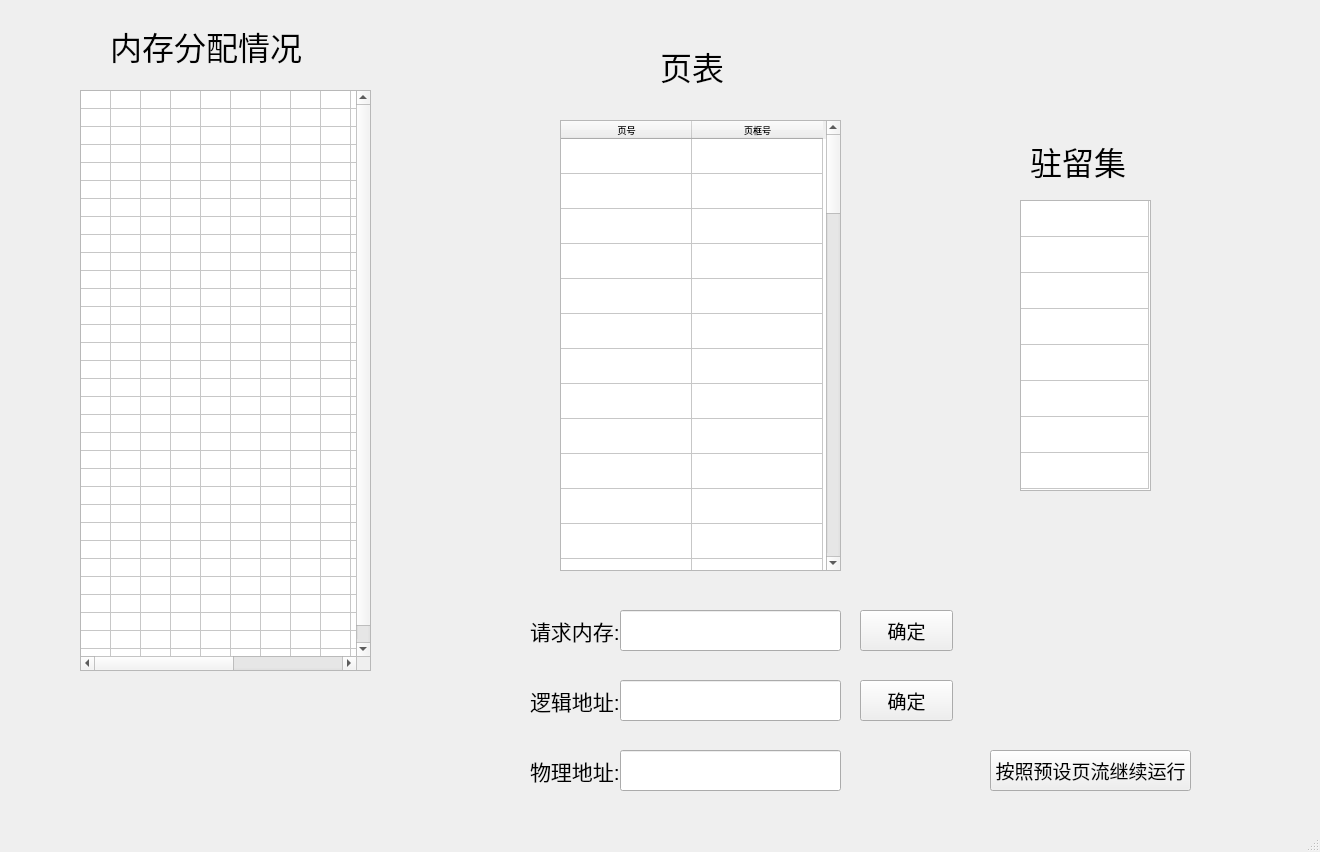
<?xml version="1.0" encoding="UTF-8"?>
<ui version="4.0">
 <class>MainWindow</class>
 <widget class="QMainWindow" name="MainWindow">
  <property name="geometry">
   <rect>
    <x>0</x>
    <y>0</y>
    <width>1320</width>
    <height>852</height>
   </rect>
  </property>
  <property name="font">
   <font>
    <family>Adobe Devanagari</family>
    <pointsize>7</pointsize>
   </font>
  </property>
  <property name="windowTitle">
   <string>MainWindow</string>
  </property>
  <widget class="QWidget" name="centralwidget">
   <widget class="QTableWidget" name="tableWidget">
    <property name="geometry">
     <rect>
      <x>80</x>
      <y>90</y>
      <width>291</width>
      <height>581</height>
     </rect>
    </property>
    <property name="rowCount">
     <number>32</number>
    </property>
    <property name="columnCount">
     <number>16</number>
    </property>
    <attribute name="horizontalHeaderVisible">
     <bool>false</bool>
    </attribute>
    <attribute name="horizontalHeaderDefaultSectionSize">
     <number>18</number>
    </attribute>
    <attribute name="horizontalHeaderMinimumSectionSize">
     <number>18</number>
    </attribute>
    <attribute name="verticalHeaderVisible">
     <bool>false</bool>
    </attribute>
    <attribute name="verticalHeaderDefaultSectionSize">
     <number>18</number>
    </attribute>
    <attribute name="verticalHeaderHighlightSections">
     <bool>false</bool>
    </attribute>
    <attribute name="verticalHeaderMinimumSectionSize">
     <number>18</number>
    </attribute>
    <row>
     <property name="text">
      <string>Row0</string>
     </property>
    </row>
    <row>
     <property name="text">
      <string>Row1</string>
     </property>
    </row>
    <row>
     <property name="text">
      <string>Row2</string>
     </property>
    </row>
    <row>
     <property name="text">
      <string>Row3</string>
     </property>
    </row>
    <row>
     <property name="text">
      <string>Row4</string>
     </property>
    </row>
    <row>
     <property name="text">
      <string>Row5</string>
     </property>
    </row>
    <row>
     <property name="text">
      <string>Row6</string>
     </property>
    </row>
    <row>
     <property name="text">
      <string>Row7</string>
     </property>
    </row>
    <row>
     <property name="text">
      <string>Row8</string>
     </property>
    </row>
    <row>
     <property name="text">
      <string>Row9</string>
     </property>
    </row>
    <row>
     <property name="text">
      <string>Row10</string>
     </property>
    </row>
    <row>
     <property name="text">
      <string>Row11</string>
     </property>
    </row>
    <row>
     <property name="text">
      <string>Row12</string>
     </property>
    </row>
    <row>
     <property name="text">
      <string>Row13</string>
     </property>
    </row>
    <row>
     <property name="text">
      <string>Row14</string>
     </property>
    </row>
    <row>
     <property name="text">
      <string>Row15</string>
     </property>
    </row>
    <row>
     <property name="text">
      <string>Row16</string>
     </property>
    </row>
    <row>
     <property name="text">
      <string>Row17</string>
     </property>
    </row>
    <row>
     <property name="text">
      <string>Row18</string>
     </property>
    </row>
    <row>
     <property name="text">
      <string>Row19</string>
     </property>
    </row>
    <row>
     <property name="text">
      <string>Row20</string>
     </property>
    </row>
    <row>
     <property name="text">
      <string>Row21</string>
     </property>
    </row>
    <row>
     <property name="text">
      <string>Row22</string>
     </property>
    </row>
    <row>
     <property name="text">
      <string>Row23</string>
     </property>
    </row>
    <row>
     <property name="text">
      <string>Row24</string>
     </property>
    </row>
    <row>
     <property name="text">
      <string>Row25</string>
     </property>
    </row>
    <row>
     <property name="text">
      <string>Row26</string>
     </property>
    </row>
    <row>
     <property name="text">
      <string>Row27</string>
     </property>
    </row>
    <row>
     <property name="text">
      <string>Row28</string>
     </property>
    </row>
    <row>
     <property name="text">
      <string>Row29</string>
     </property>
    </row>
    <row>
     <property name="text">
      <string>Row30</string>
     </property>
    </row>
    <row>
     <property name="text">
      <string>Row31</string>
     </property>
    </row>
    <column>
     <property name="text">
      <string>Column0</string>
     </property>
    </column>
    <column>
     <property name="text">
      <string>Column1</string>
     </property>
    </column>
    <column>
     <property name="text">
      <string>Column2</string>
     </property>
    </column>
    <column>
     <property name="text">
      <string>Column3</string>
     </property>
    </column>
    <column>
     <property name="text">
      <string>Column4</string>
     </property>
    </column>
    <column>
     <property name="text">
      <string>Column5</string>
     </property>
    </column>
    <column>
     <property name="text">
      <string>Column6</string>
     </property>
    </column>
    <column>
     <property name="text">
      <string>Column7</string>
     </property>
    </column>
    <column>
     <property name="text">
      <string>Column8</string>
     </property>
    </column>
    <column>
     <property name="text">
      <string>Column9</string>
     </property>
    </column>
    <column>
     <property name="text">
      <string>Column10</string>
     </property>
    </column>
    <column>
     <property name="text">
      <string>Column11</string>
     </property>
    </column>
    <column>
     <property name="text">
      <string>Column12</string>
     </property>
    </column>
    <column>
     <property name="text">
      <string>Column13</string>
     </property>
    </column>
    <column>
     <property name="text">
      <string>Column14</string>
     </property>
    </column>
    <column>
     <property name="text">
      <string>Column15</string>
     </property>
    </column>
   </widget>
   <widget class="QLabel" name="label">
    <property name="geometry">
     <rect>
      <x>110</x>
      <y>20</y>
      <width>251</width>
      <height>51</height>
     </rect>
    </property>
    <property name="font">
     <font>
      <family>Microsoft YaHei UI</family>
      <pointsize>24</pointsize>
     </font>
    </property>
    <property name="text">
     <string>内存分配情况</string>
    </property>
   </widget>
   <widget class="QTableWidget" name="tableWidget_2">
    <property name="geometry">
     <rect>
      <x>560</x>
      <y>120</y>
      <width>281</width>
      <height>451</height>
     </rect>
    </property>
    <property name="rowCount">
     <number>64</number>
    </property>
    <attribute name="horizontalHeaderVisible">
     <bool>true</bool>
    </attribute>
    <attribute name="horizontalHeaderDefaultSectionSize">
     <number>131</number>
    </attribute>
    <attribute name="horizontalHeaderMinimumSectionSize">
     <number>35</number>
    </attribute>
    <attribute name="verticalHeaderVisible">
     <bool>false</bool>
    </attribute>
    <attribute name="verticalHeaderDefaultSectionSize">
     <number>35</number>
    </attribute>
    <attribute name="verticalHeaderMinimumSectionSize">
     <number>30</number>
    </attribute>
    <row>
     <property name="text">
      <string>New Row</string>
     </property>
    </row>
    <row>
     <property name="text">
      <string>New Row</string>
     </property>
    </row>
    <row>
     <property name="text">
      <string>New Row</string>
     </property>
    </row>
    <row>
     <property name="text">
      <string>New Row</string>
     </property>
    </row>
    <row>
     <property name="text">
      <string>New Row</string>
     </property>
    </row>
    <row>
     <property name="text">
      <string>New Row</string>
     </property>
    </row>
    <row>
     <property name="text">
      <string>New Row</string>
     </property>
    </row>
    <row>
     <property name="text">
      <string>New Row</string>
     </property>
    </row>
    <row>
     <property name="text">
      <string>New Row</string>
     </property>
    </row>
    <row>
     <property name="text">
      <string>New Row</string>
     </property>
    </row>
    <row>
     <property name="text">
      <string>New Row</string>
     </property>
    </row>
    <row>
     <property name="text">
      <string>New Row</string>
     </property>
    </row>
    <row>
     <property name="text">
      <string>New Row</string>
     </property>
    </row>
    <row>
     <property name="text">
      <string>New Row</string>
     </property>
    </row>
    <row>
     <property name="text">
      <string>New Row</string>
     </property>
    </row>
    <row>
     <property name="text">
      <string>New Row</string>
     </property>
    </row>
    <row>
     <property name="text">
      <string>New Row</string>
     </property>
    </row>
    <row>
     <property name="text">
      <string>New Row</string>
     </property>
    </row>
    <row>
     <property name="text">
      <string>New Row</string>
     </property>
    </row>
    <row>
     <property name="text">
      <string>New Row</string>
     </property>
    </row>
    <row>
     <property name="text">
      <string>New Row</string>
     </property>
    </row>
    <row>
     <property name="text">
      <string>New Row</string>
     </property>
    </row>
    <row>
     <property name="text">
      <string>New Row</string>
     </property>
    </row>
    <row>
     <property name="text">
      <string>Row2</string>
     </property>
    </row>
    <row>
     <property name="text">
      <string>Row3</string>
     </property>
    </row>
    <row>
     <property name="text">
      <string>Row4</string>
     </property>
    </row>
    <row>
     <property name="text">
      <string>Row5</string>
     </property>
    </row>
    <row>
     <property name="text">
      <string>Row6</string>
     </property>
    </row>
    <row>
     <property name="text">
      <string>Row7</string>
     </property>
    </row>
    <row>
     <property name="text">
      <string>Row8</string>
     </property>
    </row>
    <row>
     <property name="text">
      <string>New Row</string>
     </property>
    </row>
    <row>
     <property name="text">
      <string>New Row</string>
     </property>
    </row>
    <row>
     <property name="text">
      <string>New Row</string>
     </property>
    </row>
    <row>
     <property name="text">
      <string>New Row</string>
     </property>
    </row>
    <row>
     <property name="text">
      <string>New Row</string>
     </property>
    </row>
    <row>
     <property name="text">
      <string>New Row</string>
     </property>
    </row>
    <row>
     <property name="text">
      <string>New Row</string>
     </property>
    </row>
    <row>
     <property name="text">
      <string>New Row</string>
     </property>
    </row>
    <row>
     <property name="text">
      <string>New Row</string>
     </property>
    </row>
    <row>
     <property name="text">
      <string>New Row</string>
     </property>
    </row>
    <row>
     <property name="text">
      <string>New Row</string>
     </property>
    </row>
    <row>
     <property name="text">
      <string>New Row</string>
     </property>
    </row>
    <row>
     <property name="text">
      <string>New Row</string>
     </property>
    </row>
    <row>
     <property name="text">
      <string>New Row</string>
     </property>
    </row>
    <row>
     <property name="text">
      <string>New Row</string>
     </property>
    </row>
    <row>
     <property name="text">
      <string>New Row</string>
     </property>
    </row>
    <row>
     <property name="text">
      <string>New Row</string>
     </property>
    </row>
    <row>
     <property name="text">
      <string>New Row</string>
     </property>
    </row>
    <row>
     <property name="text">
      <string>New Row</string>
     </property>
    </row>
    <row>
     <property name="text">
      <string>New Row</string>
     </property>
    </row>
    <row>
     <property name="text">
      <string>New Row</string>
     </property>
    </row>
    <row>
     <property name="text">
      <string>New Row</string>
     </property>
    </row>
    <row>
     <property name="text">
      <string>New Row</string>
     </property>
    </row>
    <row>
     <property name="text">
      <string>New Row</string>
     </property>
    </row>
    <row>
     <property name="text">
      <string>New Row</string>
     </property>
    </row>
    <row>
     <property name="text">
      <string>New Row</string>
     </property>
    </row>
    <row>
     <property name="text">
      <string>New Row</string>
     </property>
    </row>
    <row>
     <property name="text">
      <string>New Row</string>
     </property>
    </row>
    <row>
     <property name="text">
      <string>New Row</string>
     </property>
    </row>
    <row>
     <property name="text">
      <string>New Row</string>
     </property>
    </row>
    <row>
     <property name="text">
      <string>New Row</string>
     </property>
    </row>
    <row>
     <property name="text">
      <string>New Row</string>
     </property>
    </row>
    <row>
     <property name="text">
      <string>New Row</string>
     </property>
    </row>
    <row>
     <property name="text">
      <string>New Row</string>
     </property>
    </row>
    <column>
     <property name="text">
      <string>页号</string>
     </property>
    </column>
    <column>
     <property name="text">
      <string>页框号</string>
     </property>
    </column>
   </widget>
   <widget class="QLabel" name="label_2">
    <property name="geometry">
     <rect>
      <x>660</x>
      <y>40</y>
      <width>81</width>
      <height>51</height>
     </rect>
    </property>
    <property name="font">
     <font>
      <family>Microsoft YaHei UI</family>
      <pointsize>24</pointsize>
     </font>
    </property>
    <property name="text">
     <string>页表</string>
    </property>
   </widget>
   <widget class="QTableWidget" name="tableWidget_3">
    <property name="geometry">
     <rect>
      <x>1020</x>
      <y>200</y>
      <width>131</width>
      <height>291</height>
     </rect>
    </property>
    <attribute name="horizontalHeaderVisible">
     <bool>false</bool>
    </attribute>
    <attribute name="horizontalHeaderDefaultSectionSize">
     <number>128</number>
    </attribute>
    <attribute name="horizontalHeaderMinimumSectionSize">
     <number>30</number>
    </attribute>
    <attribute name="verticalHeaderVisible">
     <bool>false</bool>
    </attribute>
    <attribute name="verticalHeaderDefaultSectionSize">
     <number>36</number>
    </attribute>
    <attribute name="verticalHeaderMinimumSectionSize">
     <number>30</number>
    </attribute>
    <row>
     <property name="text">
      <string>New Row</string>
     </property>
    </row>
    <row>
     <property name="text">
      <string>New Row</string>
     </property>
    </row>
    <row>
     <property name="text">
      <string>New Row</string>
     </property>
    </row>
    <row>
     <property name="text">
      <string>New Row</string>
     </property>
    </row>
    <row>
     <property name="text">
      <string>New Row</string>
     </property>
    </row>
    <row>
     <property name="text">
      <string>New Row</string>
     </property>
    </row>
    <row>
     <property name="text">
      <string>New Row</string>
     </property>
    </row>
    <row>
     <property name="text">
      <string>New Row</string>
     </property>
    </row>
    <column>
     <property name="text">
      <string>New Column</string>
     </property>
    </column>
   </widget>
   <widget class="QLabel" name="label_3">
    <property name="geometry">
     <rect>
      <x>1030</x>
      <y>140</y>
      <width>121</width>
      <height>41</height>
     </rect>
    </property>
    <property name="font">
     <font>
      <family>Microsoft YaHei UI</family>
      <pointsize>24</pointsize>
     </font>
    </property>
    <property name="text">
     <string>驻留集</string>
    </property>
   </widget>
   <widget class="QLineEdit" name="lineEdit">
    <property name="geometry">
     <rect>
      <x>620</x>
      <y>610</y>
      <width>221</width>
      <height>41</height>
     </rect>
    </property>
    <property name="font">
     <font>
      <family>Microsoft YaHei UI</family>
      <pointsize>18</pointsize>
     </font>
    </property>
    <property name="text">
     <string/>
    </property>
   </widget>
   <widget class="QPushButton" name="pushButton">
    <property name="geometry">
     <rect>
      <x>860</x>
      <y>610</y>
      <width>93</width>
      <height>41</height>
     </rect>
    </property>
    <property name="font">
     <font>
      <family>Microsoft YaHei UI</family>
      <pointsize>14</pointsize>
     </font>
    </property>
    <property name="text">
     <string>确定</string>
    </property>
   </widget>
   <widget class="QLabel" name="label_4">
    <property name="geometry">
     <rect>
      <x>530</x>
      <y>610</y>
      <width>91</width>
      <height>41</height>
     </rect>
    </property>
    <property name="font">
     <font>
      <family>Microsoft YaHei UI</family>
      <pointsize>16</pointsize>
     </font>
    </property>
    <property name="text">
     <string>请求内存:</string>
    </property>
   </widget>
   <widget class="QLabel" name="label_5">
    <property name="geometry">
     <rect>
      <x>530</x>
      <y>750</y>
      <width>91</width>
      <height>41</height>
     </rect>
    </property>
    <property name="font">
     <font>
      <family>Microsoft YaHei UI</family>
      <pointsize>16</pointsize>
     </font>
    </property>
    <property name="text">
     <string>物理地址:</string>
    </property>
   </widget>
   <widget class="QLineEdit" name="lineEdit_2">
    <property name="geometry">
     <rect>
      <x>620</x>
      <y>750</y>
      <width>221</width>
      <height>41</height>
     </rect>
    </property>
    <property name="font">
     <font>
      <family>Microsoft YaHei UI</family>
      <pointsize>18</pointsize>
     </font>
    </property>
   </widget>
   <widget class="QLineEdit" name="lineEdit_3">
    <property name="geometry">
     <rect>
      <x>620</x>
      <y>680</y>
      <width>221</width>
      <height>41</height>
     </rect>
    </property>
    <property name="font">
     <font>
      <family>Microsoft YaHei UI</family>
      <pointsize>18</pointsize>
     </font>
    </property>
    <property name="text">
     <string/>
    </property>
   </widget>
   <widget class="QPushButton" name="pushButton_2">
    <property name="geometry">
     <rect>
      <x>860</x>
      <y>680</y>
      <width>93</width>
      <height>41</height>
     </rect>
    </property>
    <property name="font">
     <font>
      <family>Microsoft YaHei UI</family>
      <pointsize>14</pointsize>
     </font>
    </property>
    <property name="text">
     <string>确定</string>
    </property>
   </widget>
   <widget class="QLabel" name="label_6">
    <property name="geometry">
     <rect>
      <x>530</x>
      <y>680</y>
      <width>91</width>
      <height>41</height>
     </rect>
    </property>
    <property name="font">
     <font>
      <family>Microsoft YaHei UI</family>
      <pointsize>16</pointsize>
     </font>
    </property>
    <property name="text">
     <string>逻辑地址:</string>
    </property>
   </widget>
   <widget class="QPushButton" name="pushButton_3">
    <property name="geometry">
     <rect>
      <x>990</x>
      <y>750</y>
      <width>201</width>
      <height>41</height>
     </rect>
    </property>
    <property name="font">
     <font>
      <family>Microsoft YaHei UI</family>
      <pointsize>14</pointsize>
     </font>
    </property>
    <property name="text">
     <string>按照预设页流继续运行</string>
    </property>
   </widget>
  </widget>
  <widget class="QMenuBar" name="menubar">
   <property name="geometry">
    <rect>
     <x>0</x>
     <y>0</y>
     <width>1320</width>
     <height>23</height>
    </rect>
   </property>
  </widget>
  <widget class="QStatusBar" name="statusbar"/>
 </widget>
 <resources/>
 <connections/>
</ui>
